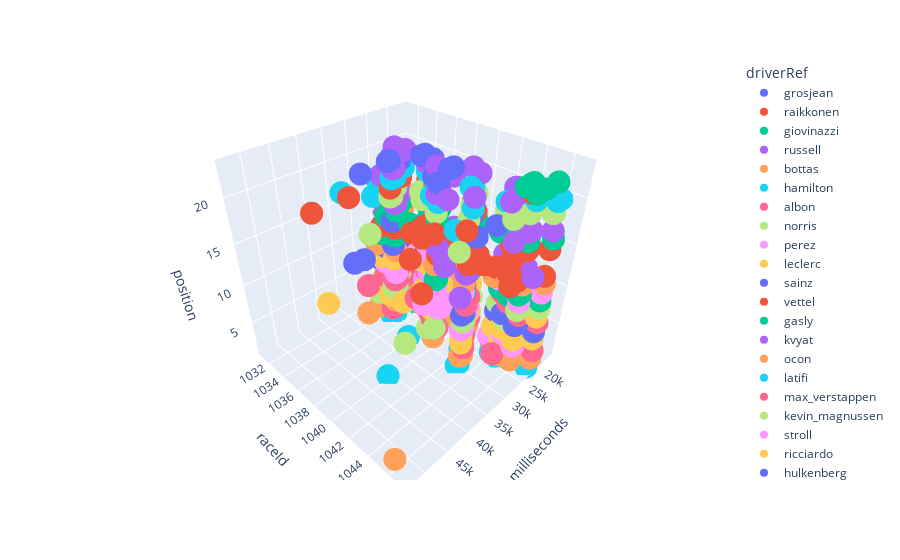

The notebook cell this image was saved under:
### Code cell
df = px.data.iris()
# fig = px.scatter_3d(df, x='sepal_length', y='sepal_width', z='petal_width',
#                     color='petal_length', symbol='species')
# fig.show()

fig = px.scatter_3d(pit_stop_corr, x='milliseconds', y='raceId', z='position',
                    color='driverRef')
fig.show()

### Figure 1 — Plotly figure (JSON) as saved in the notebook; plotly's stock layout.template omitted (floating-point values rounded to 4 significant figures)
{"data": [{"hovertemplate": "driverRef=grosjean<br>milliseconds=%{x}<br>raceId=%{y}<br>position=%{z}<extra></extra>", "legendgroup": "grosjean", "marker": {"color": "#636efa", "symbol": "circle"}, "mode": "markers", "name": "grosjean", "scene": "scene", "showlegend": true, "type": "scatter3d", "x": [23280, 22444, 22591, 33816, 29377, 29803, 23212, 24010, 23636, 25936, 24781, 23720, 24002, 30054, 29988, 23635, 26985, 30422, 31199, 26686, 31422], "y": [1031, 1032, 1033, 1034, 1035, 1035, 1036, 1036, 1037, 1038, 1039, 1039, 1039, 1040, 1040, 1041, 1042, 1043, 1043, 1044, 1044], "z": [16, 19, 19, 20, 21, 21, 21, 21, 21, 20, 21, 21, 21, 21, 21, 18, 18, 18, 18, 18, 18]}, {"hovertemplate": "driverRef=raikkonen<br>milliseconds=%{x}<br>raceId=%{y}<br>position=%{z}<extra></extra>", "legendgroup": "raikkonen", "marker": {"color": "#EF553B", "symbol": "circle"}, "mode": "markers", "name": "raikkonen", "scene": "scene", "showlegend": true, "type": "scatter3d", "x": [23229, 21569, 21459, 22299, 27128, 36590, 44085, 29296, 22314, 22197, 22960, 24454, 17594, 30623, 33281, 28960, 33317, 22865, 33016, 29061, 29863, 30765, 31356, 23180, 32278, 25270, 28518, 24401, 24686, 22012], "y": [1031, 1031, 1032, 1033, 1033, 1034, 1034, 1035, 1036, 1036, 1037, 1038, 1039, 1039, 1039, 1039, 1040, 1041, 1041, 1042, 1043, 1044, 1044, 1044, 1045, 1045, 1046, 1046, 1046, 1047], "z": [14, 14, 17, 17, 17, 18, 18, 18, 18, 18, 18, 19, 16, 16, 16, 16, 16, 17, 17, 17, 16, 16, 16, 16, 16, 16, 16, 16, 16, 16]}, {"hovertemplate": "driverRef=giovinazzi<br>milliseconds=%{x}<br>raceId=%{y}<br>position=%{z}<extra></extra>", "legendgroup": "giovinazzi", "marker": {"color": "#00cc96", "symbol": "circle"}, "mode": "markers", "name": "giovinazzi", "scene": "scene", "showlegend": true, "type": "scatter3d", "x": [23659, 22800, 19678, 21667, 22283, 23082, 21831, 28355, 27892, 27693, 22243, 21794, 23998, 31480, 29767, 22482, 22772, 26473, 29745, 25432, 24145, 24836, 24810, 24551, 21480], "y": [1031, 1031, 1031, 1032, 1033, 1033, 1033, 1034, 1035, 1035, 1036, 1036, 1038, 1038, 1040, 1041, 1041, 1042, 1043, 1044, 1045, 1045, 1046, 1046, 1047], "z": [9, 9, 9, 13, 14, 14, 14, 14, 15, 15, 15, 15, 16, 16, 17, 16, 16, 16, 17, 17, 17, 17, 17, 17, 17]}, {"hovertemplate": "driverRef=russell<br>milliseconds=%{x}<br>raceId=%{y}<br>position=%{z}<extra></extra>", "legendgroup": "russell", "marker": {"color": "#ab63fa", "symbol": "circle"}, "mode": "markers", "name": "russell", "scene": "scene", "showlegend": true, "type": "scatter3d", "x": [21417, 21697, 21184, 21367, 22048, 29302, 28391, 28331, 28692, 22708, 21889, 25249, 18399, 23638, 23367, 30165, 29433, 29675, 22496, 32991, 29707, 22692, 22888, 24029, 27146, 24708, 28765, 24724, 24235, 22085], "y": [1031, 1032, 1033, 1033, 1033, 1034, 1035, 1035, 1035, 1036, 1036, 1038, 1039, 1039, 1039, 1040, 1040, 1040, 1041, 1042, 1043, 1044, 1044, 1045, 1045, 1046, 1046, 1046, 1046, 1047], "z": [15, 20, 20, 20, 20, 19, 20, 20, 20, 20, 20, 21, 20, 20, 20, 20, 20, 20, 21, 21, 21, 21, 21, 21, 21, 18, 18, 18, 18, 18]}, {"hovertemplate": "driverRef=bottas<br>milliseconds=%{x}<br>raceId=%{y}<br>position=%{z}<extra></extra>", "legendgroup": "bottas", "marker": {"color": "#FFA15A", "symbol": "circle"}, "mode": "markers", "name": "bottas", "scene": "scene", "showlegend": true, "type": "scatter3d", "x": [21937, 16407, 21376, 21906, 21644, 21572, 30571, 33602, 28408, 28188, 22310, 22143, 22607, 25548, 24410, 17560, 23111, 23199, 29750, 22625, 26512, 29600, 30129, 23398, 22853, 24936, 24734, 24675, 24552, 52874, 21587], "y": [1031, 1031, 1032, 1033, 1033, 1033, 1034, 1034, 1035, 1035, 1036, 1036, 1036, 1037, 1038, 1039, 1039, 1039, 1040, 1041, 1042, 1043, 1043, 1044, 1044, 1045, 1045, 1045, 1046, 1046, 1047], "z": [1, 1, 1, 2, 2, 2, 2, 2, 3, 3, 3, 3, 3, 3, 2, 2, 2, 2, 2, 2, 2, 2, 2, 2, 2, 2, 2, 2, 2, 2, 2]}, {"hovertemplate": "driverRef=hamilton<br>milliseconds=%{x}<br>raceId=%{y}<br>position=%{z}<extra></extra>", "legendgroup": "hamilton", "marker": {"color": "#19d3f3", "symbol": "circle"}, "mode": "markers", "name": "hamilton", "scene": "scene", "showlegend": true, "type": "scatter3d", "x": [21850, 16365, 21729, 22320, 22264, 22426, 28805, 28406, 29402, 23377, 21853, 23298, 24671, 17536, 22445, 22800, 31643, 41352, 23983, 23180, 27162, 30382, 30925, 23860, 24061, 24345, 22406], "y": [1031, 1031, 1032, 1033, 1033, 1033, 1034, 1035, 1035, 1036, 1036, 1037, 1038, 1039, 1039, 1039, 1038, 1040, 1041, 1041, 1042, 1043, 1043, 1044, 1045, 1045, 1047], "z": [4, 4, 2, 1, 1, 1, 1, 1, 1, 1, 1, 1, 1, 1, 1, 1, 1, 1, 1, 1, 1, 1, 1, 1, 1, 1, 1]}, {"hovertemplate": "driverRef=albon<br>milliseconds=%{x}<br>raceId=%{y}<br>position=%{z}<extra></extra>", "legendgroup": "albon", "marker": {"color": "#FF6692", "symbol": "circle"}, "mode": "markers", "name": "albon", "scene": "scene", "showlegend": true, "type": "scatter3d", "x": [21279, 21842, 17035, 21505, 23046, 22174, 28834, 33308, 28417, 27858, 21663, 21804, 22738, 29661, 17591, 22387, 22822, 30211, 30111, 23562, 26287, 25882, 29770, 29552, 22602, 22490, 24172, 23848, 23874, 23645, 21508], "y": [1031, 1031, 1031, 1032, 1033, 1033, 1034, 1034, 1035, 1035, 1036, 1036, 1037, 1038, 1039, 1039, 1039, 1040, 1040, 1041, 1042, 1042, 1043, 1043, 1044, 1044, 1045, 1045, 1046, 1046, 1047], "z": [13, 13, 13, 8, 5, 5, 6, 6, 6, 6, 6, 6, 4, 6, 5, 5, 5, 5, 5, 7, 8, 8, 9, 9, 9, 9, 9, 9, 8, 8, 7]}, {"hovertemplate": "driverRef=norris<br>milliseconds=%{x}<br>raceId=%{y}<br>position=%{z}<extra></extra>", "legendgroup": "norris", "marker": {"color": "#B6E880", "symbol": "circle"}, "mode": "markers", "name": "norris", "scene": "scene", "showlegend": true, "type": "scatter3d", "x": [23637, 21921, 18163, 22406, 23012, 22742, 30289, 27949, 28874, 22099, 21761, 23046, 24612, 17845, 24137, 24820, 37108, 31368, 21991, 34807, 27750, 29683, 30203, 22684, 23686, 24679, 24666, 24885, 24245, 21840], "y": [1031, 1031, 1031, 1032, 1033, 1033, 1034, 1035, 1035, 1036, 1036, 1037, 1038, 1039, 1039, 1039, 1040, 1040, 1041, 1042, 1042, 1043, 1043, 1044, 1044, 1045, 1045, 1046, 1046, 1047], "z": [3, 3, 3, 3, 4, 4, 4, 5, 5, 7, 7, 6, 5, 4, 4, 4, 4, 4, 6, 7, 7, 7, 7, 8, 8, 7, 7, 9, 9, 9]}, {"hovertemplate": "driverRef=perez<br>milliseconds=%{x}<br>raceId=%{y}<br>position=%{z}<extra></extra>", "legendgroup": "perez", "marker": {"color": "#FF97FF", "symbol": "circle"}, "mode": "markers", "name": "perez", "scene": "scene", "showlegend": true, "type": "scatter3d", "x": [22383, 16546, 22761, 23263, 22051, 22641, 23175, 26693, 17531, 23088, 23002, 29602, 22880, 22612, 26177, 26635, 29985, 30555, 25163, 24317, 24589, 24214, 24507], "y": [1031, 1031, 1032, 1033, 1033, 1036, 1037, 1038, 1039, 1039, 1039, 1040, 1041, 1041, 1042, 1042, 1043, 1043, 1044, 1045, 1045, 1046, 1046], "z": [6, 6, 5, 6, 6, 8, 9, 11, 9, 9, 9, 9, 5, 5, 6, 6, 6, 6, 4, 5, 5, 4, 4]}, {"hovertemplate": "driverRef=leclerc<br>milliseconds=%{x}<br>raceId=%{y}<br>position=%{z}<extra></extra>", "legendgroup": "leclerc", "marker": {"color": "#FECB52", "symbol": "circle"}, "mode": "markers", "name": "leclerc", "scene": "scene", "showlegend": true, "type": "scatter3d", "x": [22756, 21972, 18748, 39715, 22266, 22564, 29520, 29419, 22274, 30678, 25100, 24344, 17516, 23469, 23367, 30261, 22560, 23111, 26940, 30243, 24275, 23687, 25199, 24855, 22178], "y": [1031, 1031, 1031, 1032, 1033, 1033, 1034, 1035, 1036, 1037, 1037, 1038, 1039, 1039, 1039, 1040, 1041, 1041, 1042, 1043, 1044, 1044, 1045, 1045, 1047], "z": [2, 2, 2, 4, 7, 7, 5, 4, 4, 5, 5, 7, 8, 8, 8, 7, 8, 8, 5, 5, 5, 5, 6, 6, 8]}, {"hovertemplate": "driverRef=sainz<br>milliseconds=%{x}<br>raceId=%{y}<br>position=%{z}<extra></extra>", "legendgroup": "sainz", "marker": {"color": "#636efa", "symbol": "circle"}, "mode": "markers", "name": "sainz", "scene": "scene", "showlegend": true, "type": "scatter3d", "x": [23827, 21805, 20064, 25983, 21873, 27131, 22438, 28487, 36278, 35864, 28772, 22078, 22166, 24398, 22641, 22503, 27299, 29950, 30614, 23910, 23537, 24511, 25502, 24162, 24853, 22140], "y": [1031, 1031, 1031, 1032, 1032, 1033, 1033, 1034, 1034, 1035, 1035, 1036, 1036, 1038, 1041, 1041, 1042, 1043, 1043, 1044, 1044, 1045, 1045, 1046, 1046, 1047], "z": [5, 5, 5, 7, 7, 9, 9, 10, 10, 11, 11, 9, 9, 9, 11, 11, 10, 8, 8, 7, 7, 8, 8, 7, 7, 6]}, {"hovertemplate": "driverRef=vettel<br>milliseconds=%{x}<br>raceId=%{y}<br>position=%{z}<extra></extra>", "legendgroup": "vettel", "marker": {"color": "#EF553B", "symbol": "circle"}, "mode": "markers", "name": "vettel", "scene": "scene", "showlegend": true, "type": "scatter3d", "x": [22231, 22738, 19330, 28286, 21880, 29439, 28167, 28352, 21820, 22982, 17516, 33583, 22995, 22489, 29395, 22616, 24366, 26666, 40497, 29934, 24022, 25401, 24774, 25444, 26216, 28080, 24809, 22040], "y": [1031, 1031, 1031, 1033, 1033, 1034, 1035, 1035, 1036, 1037, 1039, 1039, 1039, 1039, 1040, 1041, 1041, 1042, 1043, 1043, 1044, 1044, 1045, 1045, 1046, 1046, 1046, 1047], "z": [10, 10, 10, 10, 10, 13, 13, 13, 11, 13, 13, 13, 13, 13, 13, 13, 13, 13, 14, 14, 13, 13, 13, 13, 13, 13, 13, 13]}, {"hovertemplate": "driverRef=gasly<br>milliseconds=%{x}<br>raceId=%{y}<br>position=%{z}<extra></extra>", "legendgroup": "gasly", "marker": {"color": "#00cc96", "symbol": "circle"}, "mode": "markers", "name": "gasly", "scene": "scene", "showlegend": true, "type": "scatter3d", "x": [22466, 19911, 21950, 22280, 22740, 29414, 28356, 28306, 22241, 22394, 22681, 24096, 29770, 29409, 22625, 22917, 27204, 23669, 23288, 24398, 25077, 24577, 22000], "y": [1031, 1031, 1032, 1032, 1033, 1034, 1035, 1035, 1036, 1036, 1037, 1038, 1040, 1040, 1041, 1041, 1042, 1044, 1044, 1045, 1046, 1046, 1047], "z": [7, 7, 9, 9, 12, 12, 12, 12, 13, 13, 12, 8, 10, 10, 10, 10, 9, 10, 10, 10, 11, 11, 10]}, {"hovertemplate": "driverRef=kvyat<br>milliseconds=%{x}<br>raceId=%{y}<br>position=%{z}<extra></extra>", "legendgroup": "kvyat", "marker": {"color": "#ab63fa", "symbol": "circle"}, "mode": "markers", "name": "kvyat", "scene": "scene", "showlegend": true, "type": "scatter3d", "x": [22769, 21622, 19656, 22197, 23568, 22685, 28036, 28365, 23036, 22079, 23769, 25920, 17522, 23113, 22745, 29662, 30826, 22527, 27211, 32943, 30277, 29809, 23417, 37317, 24135, 24101, 24232, 25724], "y": [1031, 1031, 1031, 1032, 1033, 1033, 1035, 1035, 1036, 1036, 1037, 1038, 1039, 1039, 1039, 1040, 1041, 1041, 1042, 1042, 1043, 1043, 1044, 1045, 1045, 1046, 1046, 1047], "z": [12, 12, 12, 14, 15, 15, 16, 16, 16, 16, 16, 15, 14, 14, 14, 14, 14, 14, 14, 14, 13, 13, 14, 14, 14, 14, 14, 14]}, {"hovertemplate": "driverRef=ocon<br>milliseconds=%{x}<br>raceId=%{y}<br>position=%{z}<extra></extra>", "legendgroup": "ocon", "marker": {"color": "#FFA15A", "symbol": "circle"}, "mode": "markers", "name": "ocon", "scene": "scene", "showlegend": true, "type": "scatter3d", "x": [21683, 19626, 24281, 21860, 30768, 28093, 22366, 24305, 25290, 17455, 30068, 28535, 30559, 25719, 23475, 24076, 25254, 24414, 21615], "y": [1031, 1031, 1033, 1033, 1034, 1035, 1036, 1037, 1038, 1039, 1040, 1042, 1043, 1044, 1044, 1045, 1045, 1046, 1047], "z": [8, 8, 13, 13, 11, 10, 12, 10, 12, 12, 12, 12, 12, 12, 12, 12, 12, 12, 12]}, {"hovertemplate": "driverRef=latifi<br>milliseconds=%{x}<br>raceId=%{y}<br>position=%{z}<extra></extra>", "legendgroup": "latifi", "marker": {"color": "#19d3f3", "symbol": "circle"}, "mode": "markers", "name": "latifi", "scene": "scene", "showlegend": true, "type": "scatter3d", "x": [22058, 21918, 19488, 22745, 21596, 36335, 28367, 21802, 25767, 31371, 28696, 28086, 29049, 22322, 22475, 23532, 23477, 26335, 29862, 24737, 24063, 26739, 29892, 24738, 36599, 24248, 24024, 24297, 21357, 22384], "y": [1031, 1031, 1031, 1032, 1033, 1033, 1033, 1033, 1033, 1034, 1035, 1035, 1035, 1036, 1036, 1037, 1037, 1038, 1040, 1041, 1041, 1042, 1043, 1044, 1044, 1045, 1045, 1046, 1047, 1047], "z": [11, 11, 11, 16, 18, 18, 18, 18, 18, 17, 19, 19, 19, 19, 19, 19, 19, 18, 19, 20, 20, 20, 20, 20, 20, 20, 20, 21, 21, 21]}, {"hovertemplate": "driverRef=max_verstappen<br>milliseconds=%{x}<br>raceId=%{y}<br>position=%{z}<extra></extra>", "legendgroup": "max_verstappen", "marker": {"color": "#FF6692", "symbol": "circle"}, "mode": "markers", "name": "max_verstappen", "scene": "scene", "showlegend": true, "type": "scatter3d", "x": [20937, 21091, 21529, 21268, 28208, 28273, 29115, 28986, 21532, 21601, 23314, 26149, 28748, 22106, 22568, 26394, 29427, 24256, 22518, 22787, 24622, 26950, 23906, 21289], "y": [1032, 1032, 1033, 1033, 1034, 1034, 1035, 1035, 1036, 1036, 1037, 1038, 1040, 1041, 1041, 1042, 1043, 1044, 1044, 1044, 1045, 1045, 1045, 1047], "z": [6, 6, 3, 3, 3, 3, 2, 2, 2, 2, 2, 3, 3, 3, 3, 3, 3, 3, 3, 3, 3, 3, 3, 3]}, {"hovertemplate": "driverRef=kevin_magnussen<br>milliseconds=%{x}<br>raceId=%{y}<br>position=%{z}<extra></extra>", "legendgroup": "kevin_magnussen", "marker": {"color": "#B6E880", "symbol": "circle"}, "mode": "markers", "name": "kevin_magnussen", "scene": "scene", "showlegend": true, "type": "scatter3d", "x": [21977, 23621, 28934, 29389, 24148, 26156, 24339, 40078, 30188, 23016, 23114, 27300, 30708, 24552, 38297, 25924, 25793, 25474, 25466, 22714, 23098], "y": [1032, 1033, 1035, 1035, 1036, 1037, 1037, 1038, 1040, 1041, 1041, 1042, 1043, 1044, 1045, 1045, 1045, 1046, 1046, 1047, 1047], "z": [18, 16, 17, 17, 17, 17, 17, 17, 18, 19, 19, 19, 19, 19, 19, 19, 19, 20, 20, 20, 20]}, {"hovertemplate": "driverRef=stroll<br>milliseconds=%{x}<br>raceId=%{y}<br>position=%{z}<extra></extra>", "legendgroup": "stroll", "marker": {"color": "#FF97FF", "symbol": "circle"}, "mode": "markers", "name": "stroll", "scene": "scene", "showlegend": true, "type": "scatter3d", "x": [22118, 23081, 22534, 22057, 28716, 28235, 27974, 22351, 22388, 23689, 17625, 22846, 36314, 37483, 36189, 30566, 36630, 23730, 23650, 24684, 22036], "y": [1032, 1033, 1033, 1033, 1034, 1035, 1035, 1036, 1036, 1037, 1039, 1039, 1042, 1042, 1043, 1043, 1043, 1044, 1044, 1046, 1047], "z": [10, 8, 8, 8, 8, 7, 7, 5, 5, 7, 6, 6, 11, 11, 11, 11, 11, 11, 11, 10, 11]}, {"hovertemplate": "driverRef=ricciardo<br>milliseconds=%{x}<br>raceId=%{y}<br>position=%{z}<extra></extra>", "legendgroup": "ricciardo", "marker": {"color": "#FECB52", "symbol": "circle"}, "mode": "markers", "name": "ricciardo", "scene": "scene", "showlegend": true, "type": "scatter3d", "x": [21603, 21920, 22073, 29559, 28587, 28167, 28057, 21837, 23586, 25498, 17464, 22777, 22963, 30112, 22159, 22530, 26999, 30204, 23470, 23208, 24617, 24817, 24474, 24695, 22123], "y": [1032, 1033, 1033, 1034, 1035, 1035, 1035, 1036, 1037, 1038, 1039, 1039, 1039, 1040, 1041, 1041, 1042, 1043, 1044, 1044, 1045, 1045, 1046, 1046, 1047], "z": [12, 11, 11, 9, 9, 9, 9, 10, 8, 10, 7, 7, 7, 6, 4, 4, 4, 4, 6, 6, 4, 4, 5, 5, 5]}, {"hovertemplate": "driverRef=hulkenberg<br>milliseconds=%{x}<br>raceId=%{y}<br>position=%{z}<extra></extra>", "legendgroup": "hulkenberg", "marker": {"color": "#636efa", "symbol": "circle"}, "mode": "markers", "name": "hulkenberg", "scene": "scene", "showlegend": true, "type": "scatter3d", "x": [28981, 28386, 28736, 22700, 22686], "y": [1035, 1035, 1035, 1041, 1041], "z": [14, 14, 14, 15, 15]}, {"hovertemplate": "driverRef=aitken<br>milliseconds=%{x}<br>raceId=%{y}<br>position=%{z}<extra></extra>", "legendgroup": "aitken", "marker": {"color": "#EF553B", "symbol": "circle"}, "mode": "markers", "name": "aitken", "scene": "scene", "showlegend": true, "type": "scatter3d", "x": [24863, 25688, 40028], "y": [1046, 1046, 1046], "z": [22, 22, 22]}, {"hovertemplate": "driverRef=pietro_fittipaldi<br>milliseconds=%{x}<br>raceId=%{y}<br>position=%{z}<extra></extra>", "legendgroup": "pietro_fittipaldi", "marker": {"color": "#00cc96", "symbol": "circle"}, "mode": "markers", "name": "pietro_fittipaldi", "scene": "scene", "showlegend": true, "type": "scatter3d", "x": [27681, 26393, 25780, 26329, 28501, 23217], "y": [1046, 1046, 1046, 1047, 1047, 1047], "z": [23, 23, 23, 23, 23, 23]}], "layout": {"legend": {"title": {"text": "driverRef"}, "tracegroupgap": 0}, "margin": {"t": 60}, "scene": {"domain": {"x": [0, 1], "y": [0, 1]}, "xaxis": {"title": {"text": "milliseconds"}}, "yaxis": {"title": {"text": "raceId"}}, "zaxis": {"title": {"text": "position"}}}}}
